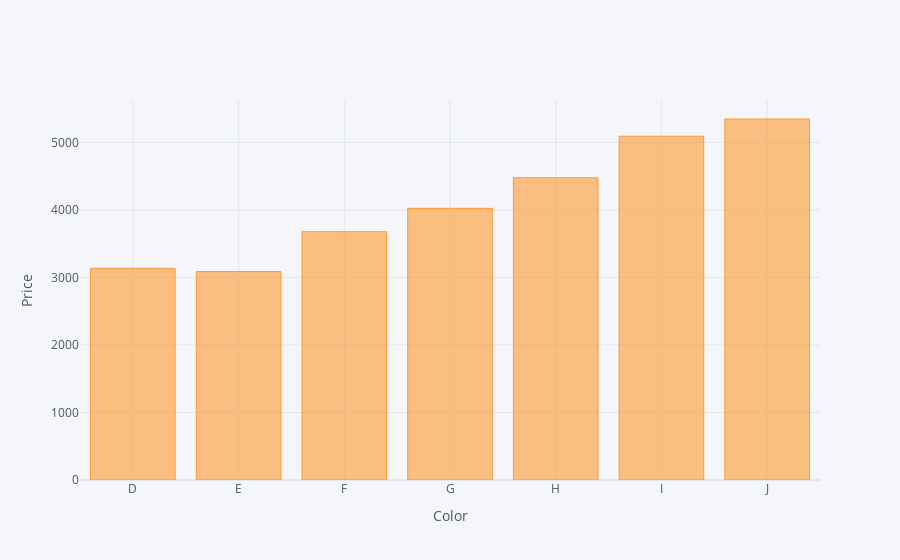

The notebook cell saved with this chart:
### Code cell
color_prices.iplot(kind='bar',
                xTitle ='Color',
                yTitle='Price')

### Figure 1 — Plotly figure (JSON) as saved in the notebook; plotly's stock layout.template omitted (floating-point values rounded to 4 significant figures)
{"data": [{"marker": {"color": "rgba(255, 153, 51, 0.6)", "line": {"color": "rgba(255, 153, 51, 1.0)", "width": 1}}, "name": "price", "orientation": "v", "text": "", "type": "bar", "x": ["D", "E", "F", "G", "H", "I", "J"], "y": [3135.0, 3088.0, 3677.0, 4023.0, 4476.0, 5091.0, 5346.0]}], "layout": {"autosize": true, "legend": {"bgcolor": "#F5F6F9", "font": {"color": "#4D5663"}}, "paper_bgcolor": "#F5F6F9", "plot_bgcolor": "#F5F6F9", "title": {"font": {"color": "#4D5663"}}, "xaxis": {"autorange": true, "gridcolor": "#E1E5ED", "range": [-0.5, 6.5], "showgrid": true, "tickfont": {"color": "#4D5663"}, "title": {"font": {"color": "#4D5663"}, "text": "Color"}, "type": "category", "zerolinecolor": "#E1E5ED"}, "yaxis": {"autorange": true, "gridcolor": "#E1E5ED", "range": [0, 5628.0], "showgrid": true, "tickfont": {"color": "#4D5663"}, "title": {"font": {"color": "#4D5663"}, "text": "Price"}, "type": "linear", "zerolinecolor": "#E1E5ED"}}}
